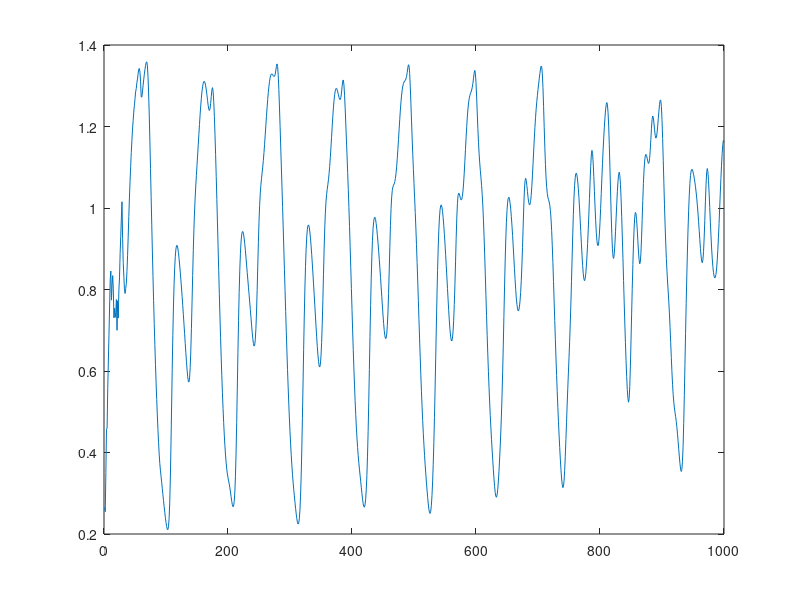

This figure's MATLAB source: (Note: this script raises an error after producing the figure.)
%% TABLE LOOK UP TRAINING ALGORITHEM.
clc
clear all
close all
%% 1st Part: Parameter Setting.
%%  Parameters Initiating.

disp(' Parameters Initiating...');
InpuNumb = 6;%input(' How many input do you want? Inputs =');% Input Numbers.
disp(' ');

disp(' How many membership functions do you want?');
MemFuNu  = [18];%input(' Please Enter a vector. MFN =');        % Membership Function Numbers.  
e1 = numel(MemFuNu);                   % Number of Matrix Elements.
disp(' ');

disp(' Which membership functions type do you want?');
disp(' Triangular = 1 , Trapezoidal = 2 , Gaussian = 3');
MemFTy = [3];%input(' Please Enter a vector. MF =');           % Membership Function Types.
e4 = numel(MemFTy);                    % Number of Matrix Elements.
disp(' ');

disp(' Enter the Lower Bound.');
LowBnd = [0.25];%input(' Please Enter a vector. Low Bnd =');       % Lower Bound.
e2 = numel(LowBnd);                    % Number of Matrix Elements.
disp(' ');

disp(' Enter the Upper Bound.');                           % Upper Bound.
UpBnd = [1.6];%input(' Please Enter a vector. Upper Bnd =');                     
e3 = numel(UpBnd);                    % Number of Matrix Elements.

q1 = e1~=InpuNumb;            
q2 = e2~=InpuNumb;
q3 = e3~=InpuNumb;
q4 = e4~=InpuNumb;
Training_Ratio = 0.5;


%%  Fixing Parameters dimentions.

switch q1
    case 1                            % Fixing Membership Function dimentions.
        if e1==1
            MemFuNu = repmat(MemFuNu,1,InpuNumb+1); 
        else
            disp(' Invalid Membership Function Number!');
            disp(' Please Start again.');
        end
end
        
switch q2
    case 1                            % Fixing Lower Bound dimentions.
        if e2==1
            LowBnd = repmat(LowBnd,1,InpuNumb+1);
        else
            disp(' Invalid Lower Boundary!');
            disp(' Please Start again.');
        end
end
        
switch q3
    case 1                            % Fixing Upper Bound dimentions.
        if e3==1
            UpBnd = repmat(UpBnd,1,InpuNumb+1); 
        else
            disp(' Invalid Upper Boundary!');
            disp(' Please Start again.');
        end
end

switch q4
    case 1                            % Fixing Membership Type dimentions.
        if e4==1
            MemFTy = repmat(MemFTy,1,InpuNumb+1);
        else
            disp(' Invalid Membership Function Handle!');
            disp(' Please Start again.');
        end
end
disp(' ');
disp('*-.-*-.-*-.-*-.-*-.-*-.-*-.-*-.-*-.-*-.-*-.-*-.-*-.-*-.-*-.-*-.-*-.-*-.-*-.-*-.-*-.-*------------------------------------------------------')
disp(' ');
%% 2nd Part: Data.
%%  Sampling.


SAMPLES = rand(1,32);                 % Primary sampling.
%SAMPLES = 0.2:0.01:0.51;
for v=33:1033                         % Secoundary Sampling.
    SAMPLES(v) = 0.2*SAMPLES(v-31)/(1+(SAMPLES(v-31)^10))+0.9*SAMPLES(v-1);
end

SAMPLES = SAMPLES(34:end);            % Samples.
plot(SAMPLES)
%%  Data Paires.

e5 = numel(SAMPLES);
w1 = round(Training_Ratio*e5);
Training_Datas = zeros(w1,InpuNumb+1);

for v=1:w1
    Training_Datas(v,:) = SAMPLES(v:v+InpuNumb);  % Creating data paires.
end

disp(' Data sampling check!');
disp('*-.-*-.-*-.-*-.-*-.-*-.-*-.-*-.-*-.-*-.-*-.-*-.-*-.-*-.-*-.-*-.-*-.-*-.-*-.-*-.-*-.-*-.-----------------------------------------------------')
disp(' ');
%% 3rd Part: Rule Base.
%%  Finding Rules.
                                            % Implementing a function to
                                            % find rules.
[Rules , RulesMVlu] = RuleFinder(Training_Datas,MemFuNu,LowBnd,UpBnd,MemFTy);
PRB = Rules(:,:);                           % Primary Rule Base.
disp(' The Rule Base is READY!'); 
disp(' Here is the detailes:  ');
Rules_Number_all = numel(PRB(:,1));         % Calculating Number of Rules.
disp(' Number of All Rules:');
disp(Rules_Number_all); 

                                            % Implimenting a function to
Rules = ConflictChecking(Rules,RulesMVlu);  % eliminate conflictions.
RuleBase = [Rules ones(size(Rules,1),2)];   % Creating final Rule Base.
nonconflict_rules = numel(Rules(:,1));       
disp(' And Number of No Conflicting Rules:'); % Nonconflicting Rules.
disp(nonconflict_rules); 

conflict_Rules = Rules_Number_all-nonconflict_rules; % Calculating Number
disp(' And Number of Conflicted Rules:');            % of Conflicted 
disp(conflict_Rules);                                % Rules.

disp(' ');
disp('*-.-*-.-*-.-*-.-*-.-*-.-*-.-*-.-*-.-*-.-*-.-*-.-*-.-*-.-*-.-*-.-*-.-*-.-*-.-*-.-*-.-*------------------------------------------------------')
disp(' ');
%% 4th Part: Fuzzy System.
%%  Defining Fuzzy System.

TSP = newfis('Time Series Prediction'); % Creating the fuzzy system.
e1  = numel(MemFuNu);

for i=1:e1-1                            % Defining the Inputs.
    Name = ['X' num2str(i)];            % Rule Name's Creation.
    TSP = addvar(TSP,'input',Name,[LowBnd(i),UpBnd(i)]);
    
    switch MemFTy(i)
        case 1                          % For Triangular Membership Function.
            Step = (UpBnd(i)-LowBnd(i))/(MemFuNu(i)-1);
            for j = 1:MemFuNu(i)
                Center = LowBnd(i)+(j-1)*Step;
                MemFName = [Name '_MF' num2str(j)];   % Rule Name's Creation.
                TSP = addmf(TSP,'input',i,MemFName,'trimf',[Center-Step,Center,Center+Step]);
            end
            
        case 2                         % For Trapezoidal Membership Function.
            Step = (UpBnd(i)-LowBnd(i))/(MemFuNu(i)-1)/3;
            for j = 1:MemFuNu(i)
                Center = LowBnd(i)+(j-1)*3*Step;
                MemFName = [Name '_MF' num2str(j)];   % Rule Name's Creation.
                TSP = addmf(TSP,'input',i,MemFName,'trapmf',[Center-2*Step,Center-Step,Center+Step,Center+2*Step]);
            end
            
        case 3                         % For Gaussian Membership Function.
            Step = (UpBnd(i)-LowBnd(i))/(MemFuNu(i)-1)/2;
            for j = 1:MemFuNu(i)
                Center = LowBnd(i)+(j-1)*2*Step;
                MemFName = [Name '_MF' num2str(j)];   % Rule Name's Creation.
                TSP = addmf(TSP,'input',i,MemFName,'gaussmf',[Step,Center]);
            end
    end
end
                                       % Deffining the Output.
TSP = addvar(TSP,'output','Y',[LowBnd(end),UpBnd(end)]);
Name = ['Y'];

switch MemFTy(end)
        case 1                         % For Triangular Membership Function.
            Step = (UpBnd(end)-LowBnd(end))/(MemFuNu(end)-1);
            for j=1:MemFuNu(end)
                Center = LowBnd(end)+(j-1)*Step;
                MemFName = [Name '_MF' num2str(j)];   % Rule Name's Creation.
                TSP = addmf(TSP,'output',1,MemFName,'trimf',[Center-Step,Center,Center+Step]);
            end
            
        case 2                         % For Trapezoidal Membership Function.
            Step = (UpBnd(end)-LowBnd(end))/(MemFuNu(end)-1)/3;
            for j=1:MemFuNu(end)
                Center = LowBnd(end)+(j-1)*3*Step;
                MemFName = [Name '_MF' num2str(j)];   % Rule Name's Creation.
                TSP = addmf(TSP,'output',1,MemFName,'trapmf',[Center-2*Step,Center-Step,Center+Step,Center+2*Step]);
            end
            
        case 3                         % For Gaussian Membership Function.
            Step = (UpBnd(end)-LowBnd(end))/(MemFuNu(end)-1)/2;
            for j=1:MemFuNu(end)
                Center = LowBnd(end)+(j-1)*2*Step;
                MemFName = [Name '_MF' num2str(j)];   % Rule Name's Creation.
                TSP = addmf(TSP,'output',1,MemFName,'gaussmf',[Step,Center]);
            end
end

TSP = addrule(TSP,RuleBase);          % Deploying Rule Base to our Fuzzy System.
disp(' Fuzzy System is Ready!');
disp(' Fuzzy System detailes:');
showfis(TSP)                           % Showing Fuzzy System detailes.

disp(' ');
disp('*-.-*-.-*-.-*-.-*-.-*-.-*-.-*-.-*-.-*-.-*-.-*-.-*-.-*-.-*-.-*-.-*-.-*-.-*-.-*-.-*-.-*------------------------------------------------------')
disp(' ');
%% 5th Part: Conclusion.
%%  Predicting.

Y = SAMPLES(1:InpuNumb);

for i=InpuNumb+1:numel(SAMPLES)           % Calculating Pridictions.
    
    Y(i)=evalfis(SAMPLES(i-InpuNumb:i-1),TSP);
    
end

Error = sum(abs(SAMPLES-Y))/100;           % Calculating Error.
ED = [' Error of Prediction = ' num2str(Error) '%' ];

%%  Plotting.

AH = axes;
sam_plt = plot(AH,SAMPLES);
hold on
output_plt = plot(AH,Y,'r');

xlim([0 e5]);
ylim([LowBnd(end)-0.2 UpBnd(end)+0.2]);
legend(AH,'Real Value','Prediction');
disp(ED);

%% Rules Finder.
%%  For implementing in Table look Up Algorithm.

function [Rule RuleMemValue] = RuleFinder(Pair,MFNum,LowBnd,UpBnd,MemFunTyp)

e1 = numel(MFNum);
e2 = size(Pair,1);
MVal = zeros(1,e1);
MFun = zeros(1,e1);
Rule = zeros((size(Pair)));
RuleMemValue = zeros((size(Pair)));

    for i=1:e2  
        for j=1:e1
            [MVal(j) MFun(j)] = MFDetector(Pair(i,j),MFNum(j),LowBnd(j),UpBnd(j),MemFunTyp(j));    
        end
        
        Rule(i,:)=MFun;
        RuleMemValue(i,:)=MVal;
    end
end

%% Finding The MF Value and The MF Number of each Data.
function [M_Value MF_Num] = MFDetector(x,Num,LowBnd,UpBnd,MemFunTyp)

Y = zeros(1,Num);

switch MemFunTyp
    case 1
        Step = (UpBnd-LowBnd)/(Num-1);
        for i=1:Num
            Center = LowBnd+(i-1)*Step;
            Y(i) = trimf(x,[Center-Step,Center,Center+Step]);
        end
        
    case 2
        Step = (UpBnd-LowBnd)/(Num-1)/3;
        for i=1:Num
            Center = LowBnd+(i-1)*3*Step;
            Y(i) = trapmf(x,[Center-2*Step,Center-Step,Center+Step,Center+2*Step]);
        end
        
    case 3
        Step = (UpBnd-LowBnd)/(Num-1)/2;
        for i=1:Num
            Center = LowBnd+(i-1)*2*Step;
            Y(i) = gaussmf(x,[Step,Center]);
        end
        
    otherwise
        disp(' Selected Membership Function is Wrong!')
        disp(' Please Start Again.')
end

[M_Value MF_Num] = max(Y);
end

%% Conflict finder and deleter.
function [Rule1 Rule1MVlu RuleDegree] = ConflictChecking(Rule,Rule_MV)
k = 1;
    
    while ~isempty(Rule)
        First = repmat(Rule(1,1:end-1),size(Rule,1),1);
        Rule_B = Rule(:,1:end-1);
        Index = Rule_B == First;
        Index = find(sum(Index,2) == numel(Rule_B(1,:)));
        
        [RuleDegree(k) Rule_Index] = max(prod(Rule_MV(Index,:),2));
        
        Rule1(k,:) = Rule(Index(Rule_Index),:);
        Rule1MVlu(k,:) = Rule_MV(Index(Rule_Index),:);
        k = k+1;
        m = 1;
        RuleBuffer = [];
        
        for n=1:size(Rule,1)
            if isempty(find(Index==n))
                RuleBuffer(m,:) = Rule(n,:);            
                m = m+1;
            end
        end
        
        Rule = RuleBuffer;
    end
end

